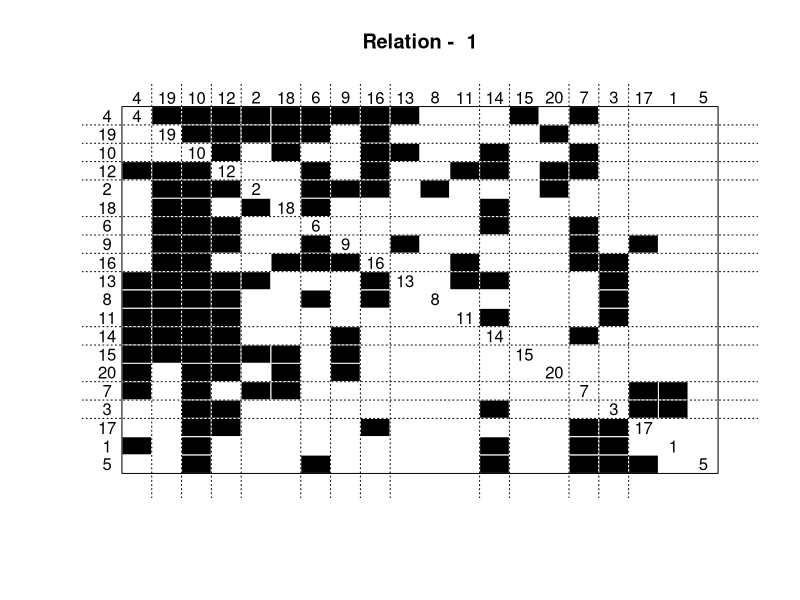

This figure's R source:
library(sna)
install.packages('blockmodel')

g.p<-sapply(runif(20,0,1),rep,20)  #Create a matrix of edge 
#probabilities
g<-rgraph(20,tprob=g.p)            #Draw from a Bernoulli graph 
#distribution

#Cluster based on structural equivalence
eq<-equiv.clust(g)

#Form a blockmodel with distance relaxation of 10
b<-blockmodel(g,eq,h=10)
plot(b)                            #Plot it
